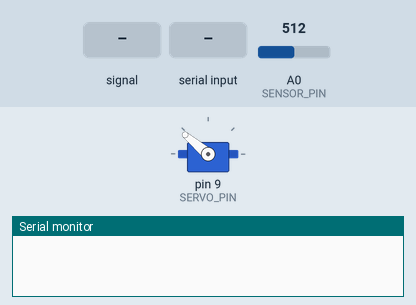
This sketch was run on a simulated Arduino Uno, built with avr-gcc and run on an emulated ATmega328P. On the bench: servo, the last lines printed to the serial monitor. The inputs (shaded band) are chosen by the test bench; at power-on: A0 (SENSOR_PIN) = 512.

Above: at 1.2 s.
1.3 s: A0 (SENSOR_PIN) fed a 200 Hz sine of ±255 counts around its level
At 1.88 s:
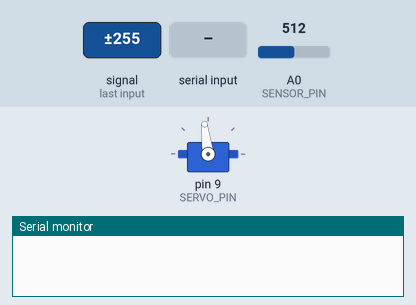
4.3 s: A0 (SENSOR_PIN) set to 504
5.9 s: "90,45\n" received over Serial
At 7.6 s:
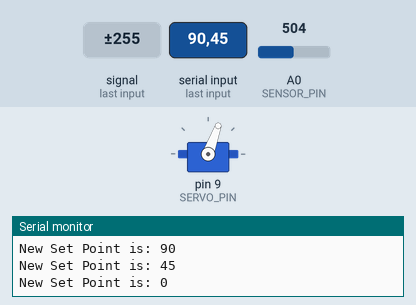
8.5 s: A0 (SENSOR_PIN) fed a 50 Hz sine of ±306 counts around its level
At 9.24 s:
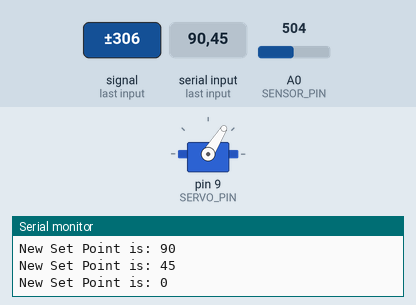
11.5 s: A0 (SENSOR_PIN) set to 511
13.1 s: A0 (SENSOR_PIN) set to 716
At 14.5 s:
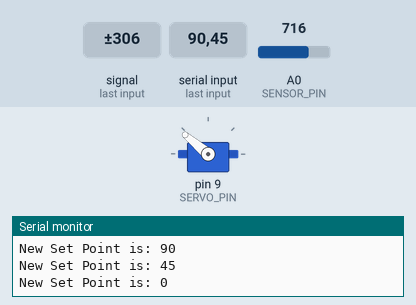
Timing chart, 0 to 15.6 s (numbered marks = the images above; inputs shaded):
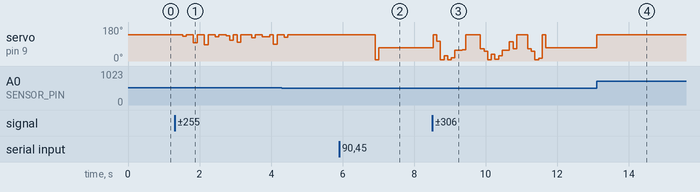

Measured:
- after the input at 1.3 s, servo on pin 9 (SERVO_PIN): 140° → 130° after 0.23 s, → 140° 0.10 s later, → 97° 0.20 s later, → 140° 0.10 s later, … (20 changes in this stretch)
- after the input at 5.9 s, servo on pin 9 (SERVO_PIN): 140° → 6° after 1.0 s, → 70° 0.10 s later
- after the input at 13.1 s, servo on pin 9 (SERVO_PIN): 71° → 140° at once

The sketch:

beamProsjektVersjon2.ino
```cpp
#include <Servo.h>

Servo servo1;     //Create servo object to control a servo

const int SERVO_PIN = 9;
const int SENSOR_PIN = A0;

//Global variables necessary for regulator
int setPoint = 25;        //Set point for regulator to work towards
const float Kp = 3.478;    //Proportional part for the regulator
const float Kd = 24.786;    //Differential part for the regulator
const float Ki = 0;    //Integral part for the controller
float error = 0;          //Current error
float oldError = 0;       //Last error
float diffError = 0;      //Difference between current and last error
float intError = 0;       //Accumulating the errors

//Loop variables
unsigned long regulatorTimer = 0;   //Regulator timer
int loopTime = 100;                 //Loop timer

//Variable for storing distances
float distanceArray[10];
int currentIndex = 0;

void setup() {
  servo1.attach(SERVO_PIN);                 // Attaches servo to pin 9 to the servo-object.
  Serial.begin(2000000);                    // Starts the serial monitor
  writeServoPosition(73);                   // Sets the servo to zero degrees as a starting point
  regulatorTimer = millis() + loopTime;     // Sets the first timer for the regulator-loop
}

void loop() {
  //Checks for input for changing set point
  if(Serial.available()) {
    setPoint = Serial.parseInt();
    Serial.print("New Set Point is: ");
    Serial.println(setPoint);
  }

  //Build up array of distances to build an average value
  distanceArray[currentIndex] = getMeanPos();
  currentIndex++;
  if(9 < currentIndex) {
    currentIndex = 0;
  }

  //Check if timer for regulating position is ready
  if(millis() > regulatorTimer) {
    int tempMaxValue = distanceArray[0];
    int tempMinValue = distanceArray[0];
    unsigned long meanDistance = 0;
    for(int i = 0; i < 10; i++) {
      if(tempMaxValue < distanceArray[i]) {
        tempMaxValue = distanceArray[i];
      }
      if(tempMinValue > distanceArray[i]) {
        tempMinValue = distanceArray[i];
      }
      meanDistance = meanDistance + distanceArray[i];
    }
    meanDistance = (meanDistance - tempMaxValue - tempMinValue) / 8;  //Builds average of averages

    //Set up values for how much to change the servo-position
    float ballPosition = convertDistanceValue(meanDistance);
    float positionChange = positionRegulator(ballPosition, setPoint);
    writeServoPosition(positionChange);                               //Sends position to function to change position
    regulatorTimer = millis() + loopTime;                             //Starts new timer
  }
}

/**
 * Changes the position of the servo
 */
void writeServoPosition(float servoPosition) {
  servoPosition = servoPosition + 73; //Added zero-point to the change of position
//  Serial.print("Servoposition: ");
//  Serial.println(servoPosition);
  servoPosition = constrain(servoPosition, 6, 140);
  servo1.write(servoPosition);
}

/**
 * Takes in current- and wanted position.
 * Calculates error, diff-error and calculates
 * how much to change position.
 */
float positionRegulator(float actualPos, int wantedPos) {
  oldError = error;
  error = wantedPos - actualPos;
  diffError = error - oldError;
  if(5 > error && -5 < error) {
    intError = intError + error;
  }
  if(1 > diffError && -1 < diffError) {
    diffError = 0;
  } else {
    diffError = diffError;
  }
//  Serial.print("Error: ");
//  Serial.println(error);
//  Serial.print(" Diff-error: ");
//  Serial.println(diffError);
//    Serial.print("Int. error: ");
//    Serial.println(intError);
  float u = (Kp * error) + (Kd * diffError) + (Ki * intError);
  return u;
}


/**
 * Convert raw value to distance in centimeters
 */
float convertDistanceValue(long inputDistance) {
  float sensorCm = 0;
  unsigned long x = inputDistance;

  if(205 <= x) {
    sensorCm = (-6.8890*pow(10,-7)*x*x*x) + (8.8527*pow(10,-4)*x*x) + (-0.3996*x) + 65.34;
  } else if (205 > x) {
    sensorCm = (-2.6659*pow(10,-5)*x*x*x) + (0.019*x*x) + (-4.5243*x) + 372.05;
  } else {
    sensorCm = 0;
  }

  //Print all information for debug purposes
//  Serial.print("Real Value: ");
//  Serial.print(x);
//  Serial.print(" Converted: ");
//  Serial.println(sensorCm);
  return sensorCm;
}

/**
 * Takes in 10 values, removes highest and lowest value.
 * Builds an average.
 */
long getMeanPos() {
  int tempActualPosition[10];
  for(int i = 0; i < 10; i++) {
    tempActualPosition[i] = analogRead(SENSOR_PIN);
  }
  int tempMaxValue = tempActualPosition[0];
  int tempMinValue = tempActualPosition[0];
  float tempMeanPosition = 0;
  for(int i = 0; i < 10; i++) {
    if(tempMaxValue < tempActualPosition[i]) {
      tempMaxValue = tempActualPosition[i];
    }
    if(tempMinValue > tempActualPosition[i]) {
      tempMinValue = tempActualPosition[i];
    }
    tempMeanPosition = tempMeanPosition + tempActualPosition[i];
  }
  return (tempMeanPosition - tempMinValue - tempMaxValue) / 8;
}
```
